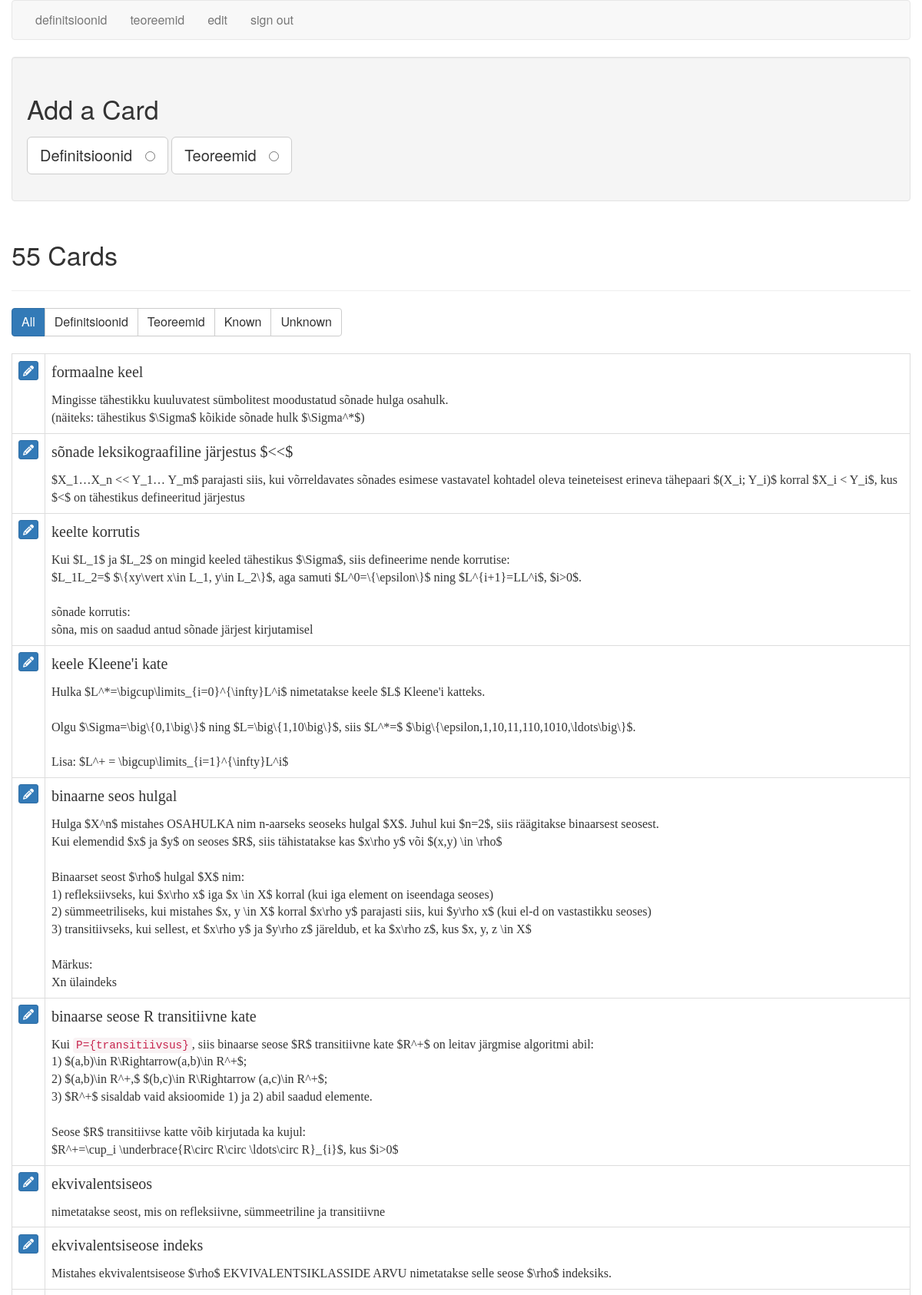
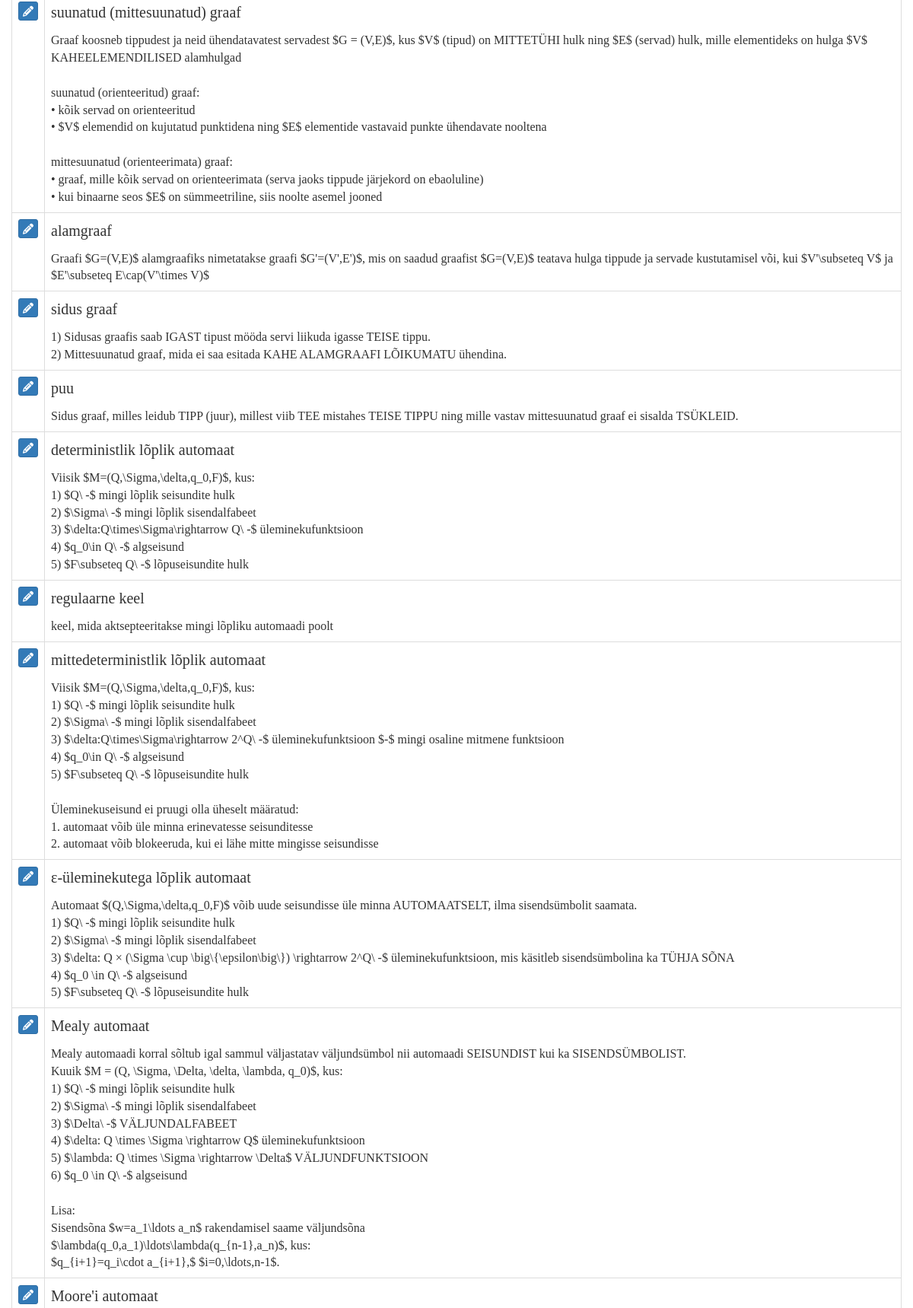
The app's page /cards (signed in, upper part) with its own data (2 pictures, top to bottom).
### tables this page shows
CREATE TABLE cards (
  id integer primary key autoincrement,
  type tinyint not null, /* 1 for vocab, 2 for code */
  front text not null,
  back text not null,
  known boolean default 0
);

### flash_cards.py (the view)
@app.route('/cards')
def cards():
    if not session.get('logged_in'):
        return redirect(url_for('login'))
    db = get_db()
    query = '''
        SELECT id, type, front, back, known
        FROM cards
        ORDER BY id ASC
    '''
    cur = db.execute(query)
    cards = cur.fetchall()
    return render_template('cards.html', cards=cards, filter_name="all")

### flash_cards.py (called while the page is built)
def connect_db():
    rv = sqlite3.connect(app.config['DATABASE'])
    rv.row_factory = sqlite3.Row
    return rv

def get_db():
    if not hasattr(g, 'sqlite_db'):
        g.sqlite_db = connect_db()
    return g.sqlite_db

### templates/cards.html (shortened to what this page needs)
{% extends "layout.html" %}
{% block body %}
    <div class="well editPanel">
        <h2>Add a Card</h2>
        <form action="{{ url_for('add_card') }}" method="post" class="cardForm">
            <div class="form-group">
                <label for="general" class="toggleButton btn btn-default btn-lg">Definitsioonid &nbsp;
                    <input type="radio" name="type" value="1" id="general"/>
                </label>
                <label for="code" class="toggleButton btn btn-default btn-lg">Teoreemid &nbsp;
                    <input type="radio" name="type" value="2" id="code"/>
                </label>
            </div>
        </form>
    </div>
    <div class="page-header">
        <h2>{{ cards|length }} Card{{ '' if (cards|length == 1) else 's' }}</h2>
    </div>
    <div class="btn-group btn-group-md" role="group" aria-label="filters">
        <a href="{{ url_for('filter_cards', filter_name="all") }}"
           class="btn btn-{{ "primary" if filter_name == "all" else "default" }}">All</a>
        <a href="{{ url_for('filter_cards', filter_name="general") }}"
           class="btn btn-{{ "primary" if filter_name == "general" else "default" }}">Definitsioonid</a>
        <a href="{{ url_for('filter_cards', filter_name="code") }}"
           class="btn btn-{{ "primary" if filter_name == "code" else "default" }}">Teoreemid</a>
        <a href="{{ url_for('filter_cards', filter_name="known") }}"
           class="btn btn-{{ "primary" if filter_name == "known" else "default" }}">Known</a>
        <a href="{{ url_for('filter_cards', filter_name="unknown") }}"
           class="btn btn-{{ "primary" if filter_name == "unknown" else "default" }}">Unknown</a>
    </div>
    <br/>
    <br/>
    <table class="table table-bordered">
        {% for card in cards %}
            <tr>
                <td>
                    <a href="{{ url_for('edit', card_id=card.id) }}" class="btn btn-xs btn-primary"><i
                            class="fa fa-pencil" aria-hidden="true"></i></a>
                </td>
                <td class="cardContent">
                    <h4>
                        {% if card.type == 1 %}
                            {{ card.front }}
                        {% else %}
                            Teoreem:&nbsp;{{ card.front }}
                        {% endif %}
                    </h4>
                    {{ card.back|replace("\n", "<br />")|safe }}
                </td>
            </tr>
        {% else %}
            <tr>
                <td>
                    <em>No cards to show.</em>
                </td>
            </tr>
        {% endfor %}
    </table>
{% endblock %}

### static/style.css (style rules this page uses)
.cardContent, h4 { font-family: Georgia, "Times New Roman", Times, serif; }
.cardContent h4 { margin-top: 0; }

### records on screen
cards: front "formaalne keel", back "Mingisse tähestikku kuuluvatest sümbolitest moodustatud sõnade hulga osahulk. (näiteks: tähestikus $\\Sigma$ kõikide sõnade hulk $\\Sigma^*$)"
cards: front "sõnade leksikograafiline järjestus $<<$", back "$X_1…X_n << Y_1… Y_m$ parajasti siis, kui võrreldavates sõnades esimese vastavatel kohtadel oleva teineteisest erineva tähepaari $(X_i; Y_i)$ korral $X_i < Y_i$, kus $<$ on tähestikus defineeritud järjestus"
cards: front "keelte korrutis", back "Kui $L_1$ ja $L_2$ on mingid keeled tähestikus $\\Sigma$, siis defineerime nende korrutise: $L_1L_2=$ $\\{xy\\vert x\\in L_1, y\\in L_2\\}$, aga samuti $L^0=\\{\\epsilon\\}$ ning $L^{i+1}=LL^i$, $i>0$. sõnade korrutis: sõna, mis on saadud antud sõnade järjest kirjutamisel"
cards: front "keele Kleene'i kate", back "Hulka $L^*=\\bigcup\\limits_{i=0}^{\\infty}L^i$ nimetatakse keele $L$ Kleene'i katteks. Olgu $\\Sigma=\\big\\{0,1\\big\\}$ ning $L=\\big\\{1,10\\big\\}$, siis $L^*=$ $\\big\\{\\epsilon,1,10,11,110,1010,\\ldots\\big\\}$. Lisa: $L^+ = \\bigcup\\limits_{i=1}^{\\infty}L^i$"
cards: front "binaarne seos hulgal", back "Hulga $X^n$ mistahes OSAHULKA nim n-aarseks seoseks hulgal $X$. Juhul kui $n=2$, siis räägitakse binaarsest seosest. Kui elemendid $x$ ja $y$ on seoses $R$, siis tähistatakse kas $x\\rho y$ või $(x,y) \\in \\rho$ Binaarset seost $\\rho$ hulgal $X$ nim: 1) refleksiivseks, kui $x\\rho x$ iga $x \\in X$ korral (kui iga element on iseendaga seoses) 2) sümmeetriliseks, kui mistahes $x, y \\in X$ korral $x\\rho y$ parajasti siis, kui $y\\rho x$ (kui el-d on vastastikku seoses) 3) transitiivseks, kui sellest, et $x\\rho y$ ja $y\\rho z$ järeldub, et ka $x\\rho z$, kus $x, y, z \\in X$ Märkus: Xn ülaindeks"
cards: front "binaarse seose R transitiivne kate", back "Kui P={transitiivsus} , siis binaarse seose $R$ transitiivne kate $R^+$ on leitav järgmise algoritmi abil: 1) $(a,b)\\in R\\Rightarrow(a,b)\\in R^+$; 2) $(a,b)\\in R^+,$ $(b,c)\\in R\\Rightarrow (a,c)\\in R^+$; 3) $R^+$ sisaldab vaid aksioomide 1) ja 2) abil saadud elemente. Seose $R$ transitiivse katte võib kirjutada ka kujul: $R^+=\\cup_i \\underbrace{R\\circ R\\circ \\ldots\\circ R}_{i}$, kus $i>0$"
cards: front "ekvivalentsiseos", back "nimetatakse seost, mis on refleksiivne, sümmeetriline ja transitiivne"
cards: front "ekvivalentsiseose indeks", back "Mistahes ekvivalentsiseose $\\rho$ EKVIVALENTSIKLASSIDE ARVU nimetatakse selle seose $\\rho$ indeksiks."
cards: front "suunatud (mittesuunatud) graaf", back "Graaf koosneb tippudest ja neid ühendatavatest servadest $G = (V,E)$, kus $V$ (tipud) on MITTETÜHI hulk ning $E$ (servad) hulk, mille elementideks on hulga $V$ KAHEELEMENDILISED alamhulgad suunatud (orienteeritud) graaf: • kõik servad on orienteeritud • $V$ elemendid on kujutatud punktidena ning $E$ elementide vastavaid punkte ühendavate nooltena mittesuunatud (orienteerimata) graaf: • graaf, mille kõik servad on orienteerimata (serva jaoks tippude järjekord on ebaoluline) • kui binaarne seos $E$ on sümmeetriline, siis noolte asemel jooned"
cards: front "alamgraaf", back "Graafi $G=(V,E)$ alamgraafiks nimetatakse graafi $G'=(V',E')$, mis on saadud graafist $G=(V,E)$ teatava hulga tippude ja servade kustutamisel või, kui $V'\\subseteq V$ ja $E'\\subseteq E\\cap(V'\\times V)$"
cards: front "sidus graaf", back "1) Sidusas graafis saab IGAST tipust mööda servi liikuda igasse TEISE tippu. 2) Mittesuunatud graaf, mida ei saa esitada KAHE ALAMGRAAFI LÕIKUMATU ühendina."
cards: front "puu", back "Sidus graaf, milles leidub TIPP (juur), millest viib TEE mistahes TEISE TIPPU ning mille vastav mittesuunatud graaf ei sisalda TSÜKLEID."
cards: front "deterministlik lõplik automaat", back "Viisik $M=(Q,\\Sigma,\\delta,q_0,F)$, kus: 1) $Q\\ -$ mingi lõplik seisundite hulk 2) $\\Sigma\\ -$ mingi lõplik sisendalfabeet 3) $\\delta:Q\\times\\Sigma\\rightarrow Q\\ -$ üleminekufunktsioon 4) $q_0\\in Q\\ -$ algseisund 5) $F\\subseteq Q\\ -$ lõpuseisundite hulk"
cards: front "regulaarne keel", back "keel, mida aktsepteeritakse mingi lõpliku automaadi poolt"
cards: front "mittedeterministlik lõplik automaat", back "Viisik $M=(Q,\\Sigma,\\delta,q_0,F)$, kus: 1) $Q\\ -$ mingi lõplik seisundite hulk 2) $\\Sigma\\ -$ mingi lõplik sisendalfabeet 3) $\\delta:Q\\times\\Sigma\\rightarrow 2^Q\\ -$ üleminekufunktsioon $-$ mingi osaline mitmene funktsioon 4) $q_0\\in Q\\ -$ algseisund 5) $F\\subseteq Q\\ -$ lõpuseisundite hulk Üleminekuseisund ei pruugi olla üheselt määratud: 1. automaat võib üle minna erinevatesse seisunditesse 2. automaat võib blokeeruda, kui ei lähe mitte mingisse seisundisse"
cards: front "ɛ-üleminekutega lõplik automaat", back "Automaat $(Q,\\Sigma,\\delta,q_0,F)$ võib uude seisundisse üle minna AUTOMAATSELT, ilma sisendsümbolit saamata. 1) $Q\\ -$ mingi lõplik seisundite hulk 2) $\\Sigma\\ -$ mingi lõplik sisendalfabeet 3) $\\delta: Q × (\\Sigma \\cup \\big\\{\\epsilon\\big\\}) \\rightarrow 2^Q\\ -$ üleminekufunktsioon, mis käsitleb sisendsümbolina ka TÜHJA SÕNA 4) $q_0 \\in Q\\ -$ algseisund 5) $F\\subseteq Q\\ -$ lõpuseisundite hulk"
cards: front "Mealy automaat", back "Mealy automaadi korral sõltub igal sammul väljastatav väljundsümbol nii automaadi SEISUNDIST kui ka SISENDSÜMBOLIST. Kuuik $M = (Q, \\Sigma, \\Delta, \\delta, \\lambda, q_0)$, kus: 1) $Q\\ -$ mingi lõplik seisundite hulk 2) $\\Sigma\\ -$ mingi lõplik sisendalfabeet 3) $\\Delta\\ -$ VÄLJUNDALFABEET 4) $\\delta: Q \\times \\Sigma \\rightarrow Q$ üleminekufunktsioon 5) $\\lambda: Q \\times \\Sigma \\rightarrow \\Delta$ VÄLJUNDFUNKTSIOON 6) $q_0 \\in Q\\ -$ algseisund Lisa: Sisendsõna $w=a_1\\ldots a_n$ rakendamisel saame väljundsõna $\\lambda(q_0,a_1)\\ldots\\lambda(q_{n-1},a_n)$, kus: $q_{i+1}=q_i\\cdot a_{i+1},$ $i=0,\\ldots,n-1$."
cards: front "Moore'i automaat"

### other values on screen
{{ cards|length }} "55"
{{ '' if (cards|length == 1) else 's' }} "s"
